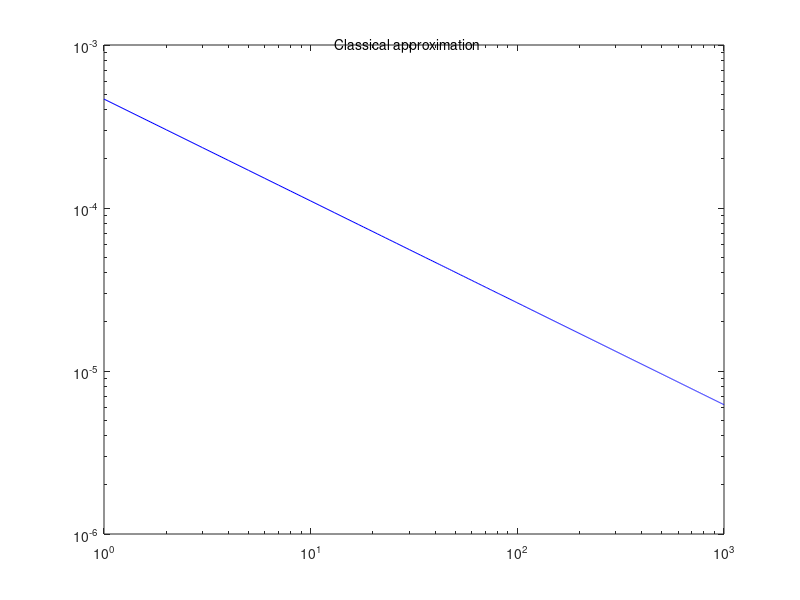

Here is the MATLAB script that generated this plot: (Note: this script raises an error after producing the figure.)
clear all;
z=10;
E0_m_al=2.32*10^6*(z+1)^2; %eV
for i=1:1:1000
    M_DM(i)=i; %GeV
    %alpha1(i)=(2*E0/m(i))^0.2
    alpha(i)=((15/(2*sqrt(2)))*E0_m_al*(M_DM(i)*10^9)^(-2.5))^(1/4);
   % m(i)=i;
end

loglog (M_DM, alpha, 'Color', 'b')
h=text(13,10^-3,'Classical approximation');
s = h.FontSize;
h.FontSize = 18;


%hold on;
%for j=1:10:1000
 %   ms(j)=j*10^9; %eV
    %alpha1(i)=(2*E0/m(i))^0.2
  %  alphas(j)=((15/(2*sqrt(2)))*E0/m(j))^0.2;
%end

%stem(ms, alphas, 'Color', 'b', 'Marker', 'none');
%hold on;
h0 = line([M_DM M_DM(length(M_DM))+1 M_DM(1)-0.1 M_DM(1)-0.1], [alpha 10^-10 10^-10 alpha(1)],'Color','b','linewidth',2);
hatch(h0,90,'b','-',6,1);

ylim([10^-6 10^-2])
xlim([M_DM(1) M_DM(length(M_DM))-1])

g=text(1.5,8*10^-6,'Quantum approximation', 'BackgroundColor','w');
s = g.FontSize;
g.FontSize = 18;

set(gca,'fontsize',18,'FontName','times');
xlabel('$\mu$, GeV','fontsize',18,'interpreter','latex');
ylabel('$\alpha_y$','fontsize',18,'interpreter','latex')


